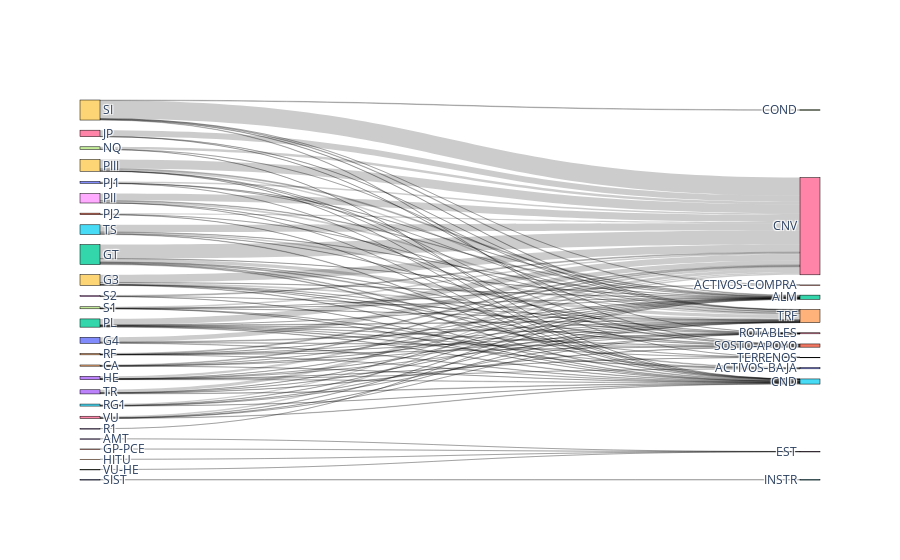

Notebook cell for this chart:
### Code cell
#location_levels = activos['LOCATION'].dropna().str.split('_', expand=True)
#sankey = location_levels.sort_values([0, 1],ascending=False).groupby([0, 1]).count().reset_index()[[0, 1, 2]]
#a = pd.Series(sankey[0].append(sankey[1]).unique())
#df = sankey.replace(dict(zip(a, a.index)))

node = dict(line = dict(color = "black", width = 0.5),
            label = i_1[0])

link = dict(source = s1['l_0'],
            target = s1['l_1'],
            value = s1[0])

data = go.Sankey(node = node,
                 link = link)
fig = go.Figure(data)
fig.write_html('sankey.html')
fig.show()

### Figure 1 — Plotly figure (JSON) as saved in the notebook; plotly's stock layout.template omitted (floating-point values rounded to 4 significant figures)
{"data": [{"link": {"source": [3, 4, 4, 4, 4, 4, 9, 9, 9, 9, 9, 9, 9, 10, 10, 10, 10, 11, 12, 12, 12, 12, 12, 12, 12, 13, 13, 13, 13, 13, 13, 13, 14, 16, 16, 16, 17, 17, 17, 18, 18, 18, 18, 18, 19, 19, 19, 19, 19, 19, 20, 20, 20, 20, 21, 21, 21, 22, 22, 22, 22, 22, 22, 22, 22, 23, 24, 24, 24, 24, 24, 24, 25, 25, 25, 25, 25, 27, 27, 27, 27, 27, 27, 28, 28, 28, 29, 29, 29, 29, 29, 29, 30, 33, 33, 33, 33, 33, 35, 35, 35, 35, 35, 36, 36, 36, 36, 36, 37], "target": [8, 2, 5, 6, 26, 34, 2, 5, 6, 26, 31, 32, 34, 5, 6, 31, 34, 8, 0, 2, 5, 6, 26, 31, 34, 0, 2, 5, 6, 26, 32, 34, 8, 6, 26, 34, 5, 6, 34, 2, 5, 6, 31, 34, 2, 5, 6, 31, 32, 34, 2, 5, 6, 34, 5, 6, 34, 0, 2, 5, 6, 26, 31, 32, 34, 2, 2, 5, 6, 26, 31, 34, 2, 5, 6, 26, 34, 0, 1, 2, 5, 6, 34, 5, 6, 34, 1, 2, 6, 7, 31, 34, 15, 2, 5, 6, 31, 34, 2, 5, 6, 26, 34, 2, 5, 6, 26, 34, 8], "value": [2, 5, 3, 37, 2, 7, 11, 20, 345, 8, 14, 1, 80, 17, 197, 25, 34, 6, 31, 5, 31, 625, 15, 38, 149, 1, 11, 20, 107, 2, 1, 6, 3, 277, 4, 9, 2, 109, 6, 26, 3, 315, 9, 73, 44, 8, 404, 4, 1, 64, 6, 6, 73, 3, 7, 58, 3, 25, 2, 22, 267, 1, 19, 1, 31, 1, 3, 6, 44, 2, 2, 3, 12, 8, 57, 2, 12, 1, 1, 3, 8, 68, 10, 7, 40, 3, 1, 26, 812, 24, 18, 17, 18, 5, 25, 133, 15, 9, 11, 22, 323, 10, 67, 17, 15, 65, 1, 4, 1]}, "node": {"label": ["ACTIVOS-BAJA", "ACTIVOS-COMPRA", "ALM", "AMT", "CA", "CND", "CNV", "COND", "EST", "G3", "G4", "GP-PCE", "GT", "HE", "HITU", "INSTR", "JP", "NQ", "PII", "PIII", "PJ1", "PJ2", "PL", "R1", "RF", "RG1", "ROTABLES", "S1", "S2", "SI", "SIST", "SOSTO-APOYO", "TERRENOS", "TR", "TRF", "TS", "VU", "VU-HE"], "line": {"color": "black", "width": 0.5}}, "type": "sankey"}], "layout": {"autosize": true}}
